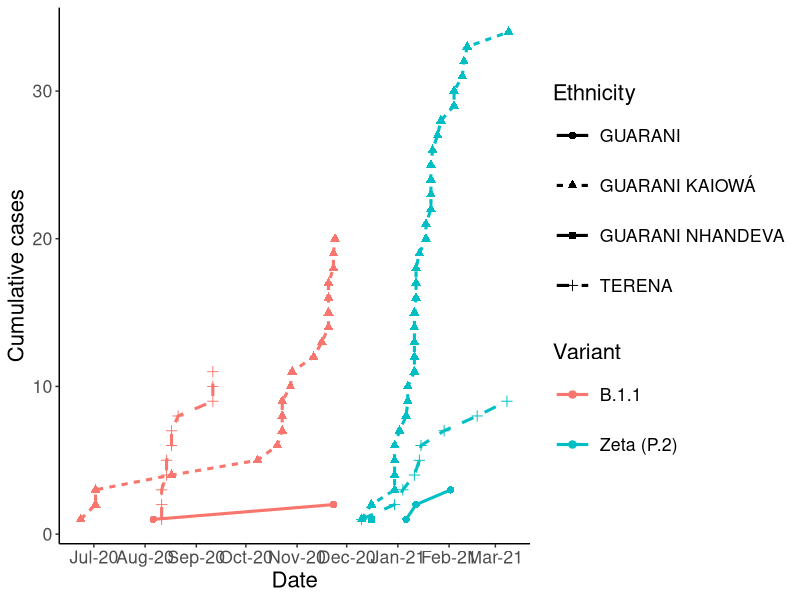
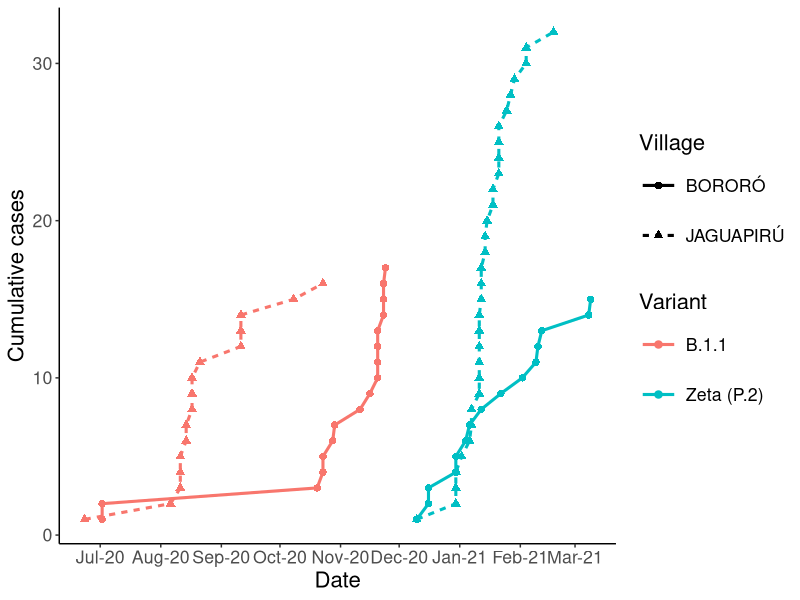
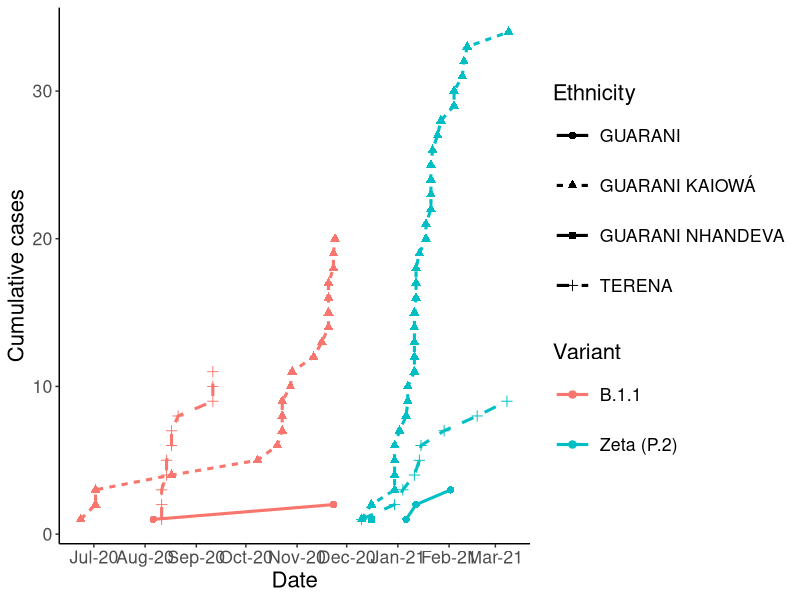

Generate these figures, in order, with R:
##
# Script with some tools to analyze data from de Oliveira, de Rezende, et al.
# (2023), "Genomic Characterization of SARS-CoV-2 from an Indigenous Reserve in 
# Mato Grosso do Sul, Brazil" published in _Frontiers in Public Health_.
#
# We are interested in diffusion between groups, and this dataset provided by
# Iza Rezende allows us to evaluate whether the prominent variants first enter in the 
# 
# 
# Author: Matthew A. Turner <maturner@stanford.edu>
# Date: 30 May 2024
#


library(dplyr)
library(ggplot2)
library(lubridate)
library(readxl)

mytheme <- theme(axis.line = element_line(), legend.key=element_rect(fill = NA),
                 text = element_text(size=16),# family = 'PT Sans'),
                 legend.key.width = unit(1, 'cm'),
                 legend.key.size = unit(2.5, 'lines'),
                 panel.background = element_rect(fill = "white"))

# Load variant table 
variant_tbl <- 
  read_excel("data/supp table- GISAID.xlsx", skip = 2) %>% 
  rename(Variant = `SARS-CoV-2 variants (Pangolin classification)`, 
         Village = `Indigenous village`,
         Ethnicity = `Indigenous ethnicity`,
         Date = `Collecting date (yyyy-MM-dd)`)

variant_tbl$Date <- lubridate::date(variant_tbl$Date)
variant_tbl$case <- 1

plot_variant_cases_by_village <- 
  function(variants = c("B.1.1", "Gamma (P.1)", "Zeta (P.2)"),
           savepath = "plots/variant_by_village_series.pdf") {

  # Create plot of cumulative cases for different variants by village.
  p <- 
    # Make time series data grouped by variant and village by first...
    variant_tbl %>%
      # ...selecting desired variants and villages...
      filter(Variant %in% variants, Village %in% c("BORORÓ", "JAGUAPIRÚ")) %>%
      # ...grouping as desired,...
      group_by(Variant, Village) %>%
      # ...sort by ascending date,...
      arrange(Date) %>%
      # ...and aggregate over dummy `case` column, passing result to plotting.
      mutate(`Cumulative cases` = cumsum(case)) %>%
    
      # Plot the cumulative cases using village for linetype, variant for color.
      ggplot(aes(x = Date, y = `Cumulative cases`, shape = Village, linetype = Village, color = Variant)) +
        geom_line(size=1.05) + geom_point(size = 2.2) +
        # Customize Date x-axis ticks.
        scale_x_date(date_breaks = "months" , date_labels = "%b-%y") +
        mytheme
  
  ggsave(savepath, width=10, height=4.5)
  
  return (p)
}

plot_variant_cases_by_ethnicity <- 
  function(variants = c("B.1.1", "Gamma (P.1)", "Zeta (P.2)"),
           savepath = "plots/variant_by_ethnicity_series.pdf") {
    
  # Create plot of cumulative cases for different variants by village.
  p <- 
    # Make time series data grouped by variant and village by first...
    variant_tbl %>%
    # ...selecting desired variants and villages...
    filter(Variant %in% variants, Village %in% c("BORORÓ", "JAGUAPIRÚ")) %>%
    # ...grouping as desired,...
    group_by(Variant, Ethnicity) %>%
    # ...sort by ascending date,...
    arrange(Date) %>%
    # ...and aggregate over dummy `case` column, passing result to plotting.
    mutate(`Cumulative cases` = cumsum(case)) %>%
    
    # Plot the cumulative cases using village for linetype, variant for color.
    ggplot(aes(x = Date, y = `Cumulative cases`, shape = Ethnicity, linetype = Ethnicity, color = Variant)) +
    geom_line(size=1.05) + geom_point(size = 2.2) +
    # Customize Date x-axis ticks.
    scale_x_date(date_breaks = "months" , date_labels = "%b-%y") +
    mytheme
  
  ggsave(savepath, width=10.5, height=4.5)
  
  return (p)
}


# Make the plot for these two variants. There was only one Gamma case in Bororó.
p <- plot_variant_cases_by_village(variants = c("B.1.1", "Zeta (P.2)"))
p <- plot_variant_cases_by_ethnicity(variants = c("B.1.1", "Zeta (P.2)"))
print(p)
